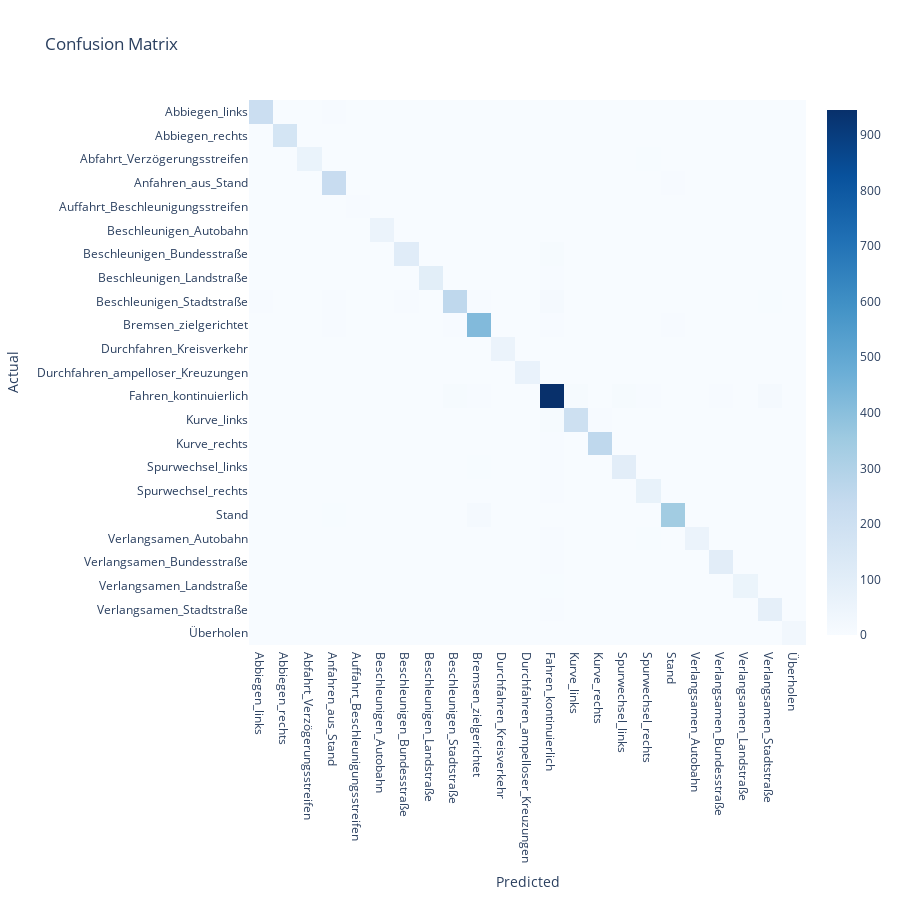

The cell this chart's notebook holds for it:
### Code cell
cm = confusion_matrix(enc.inverse_transform(y_test), enc.inverse_transform(y_pred))
heatmap = go.Heatmap(z=cm, x=enc.categories_[0], y=enc.categories_[0], colorscale='Blues') # FEHLER IRGENDWO

# create the layout
layout = go.Layout(title='Confusion Matrix')

# create the figure
fig = go.Figure(data=[heatmap], layout=layout)

fig.update_layout(yaxis = dict(categoryorder = 'category descending'))
fig.update_yaxes(title_text="Actual")
fig.update_xaxes(title_text="Predicted")

fig.layout.height = 900
fig.layout.width = 900
# show the figure
fig.show()

### Figure 1 — Plotly figure (JSON) as saved in the notebook; plotly's stock layout.template omitted (floating-point values rounded to 4 significant figures; data arrays with more than 128 entries replaced by an {"elided": "..."} marker saying what was removed)
{"data": [{"colorscale": [[0, "rgb(247,251,255)"], [0.125, "rgb(222,235,247)"], [0.25, "rgb(198,219,239)"], [0.375, "rgb(158,202,225)"], [0.5, "rgb(107,174,214)"], [0.625, "rgb(66,146,198)"], [0.75, "rgb(33,113,181)"], [0.875, "rgb(8,81,156)"], [1, "rgb(8,48,107)"]], "type": "heatmap", "x": ["Abbiegen_links", "Abbiegen_rechts", "Abfahrt_Verzögerungsstreifen", "Anfahren_aus_Stand", "Auffahrt_Beschleunigungsstreifen", "Beschleunigen_Autobahn", "Beschleunigen_Bundesstraße", "Beschleunigen_Landstraße", "Beschleunigen_Stadtstraße", "Bremsen_zielgerichtet", "Durchfahren_Kreisverkehr", "Durchfahren_ampelloser_Kreuzungen", "Fahren_kontinuierlich", "Kurve_links", "Kurve_rechts", "Spurwechsel_links", "Spurwechsel_rechts", "Stand", "Verlangsamen_Autobahn", "Verlangsamen_Bundesstraße", "Verlangsamen_Landstraße", "Verlangsamen_Stadtstraße", "Überholen"], "y": ["Abbiegen_links", "Abbiegen_rechts", "Abfahrt_Verzögerungsstreifen", "Anfahren_aus_Stand", "Auffahrt_Beschleunigungsstreifen", "Beschleunigen_Autobahn", "Beschleunigen_Bundesstraße", "Beschleunigen_Landstraße", "Beschleunigen_Stadtstraße", "Bremsen_zielgerichtet", "Durchfahren_Kreisverkehr", "Durchfahren_ampelloser_Kreuzungen", "Fahren_kontinuierlich", "Kurve_links", "Kurve_rechts", "Spurwechsel_links", "Spurwechsel_rechts", "Stand", "Verlangsamen_Autobahn", "Verlangsamen_Bundesstraße", "Verlangsamen_Landstraße", "Verlangsamen_Stadtstraße", "Überholen"], "z": {"elided": "23x23 int values"}}], "layout": {"height": 900, "title": {"text": "Confusion Matrix"}, "width": 900, "xaxis": {"title": {"text": "Predicted"}}, "yaxis": {"categoryorder": "category descending", "title": {"text": "Actual"}}}}
